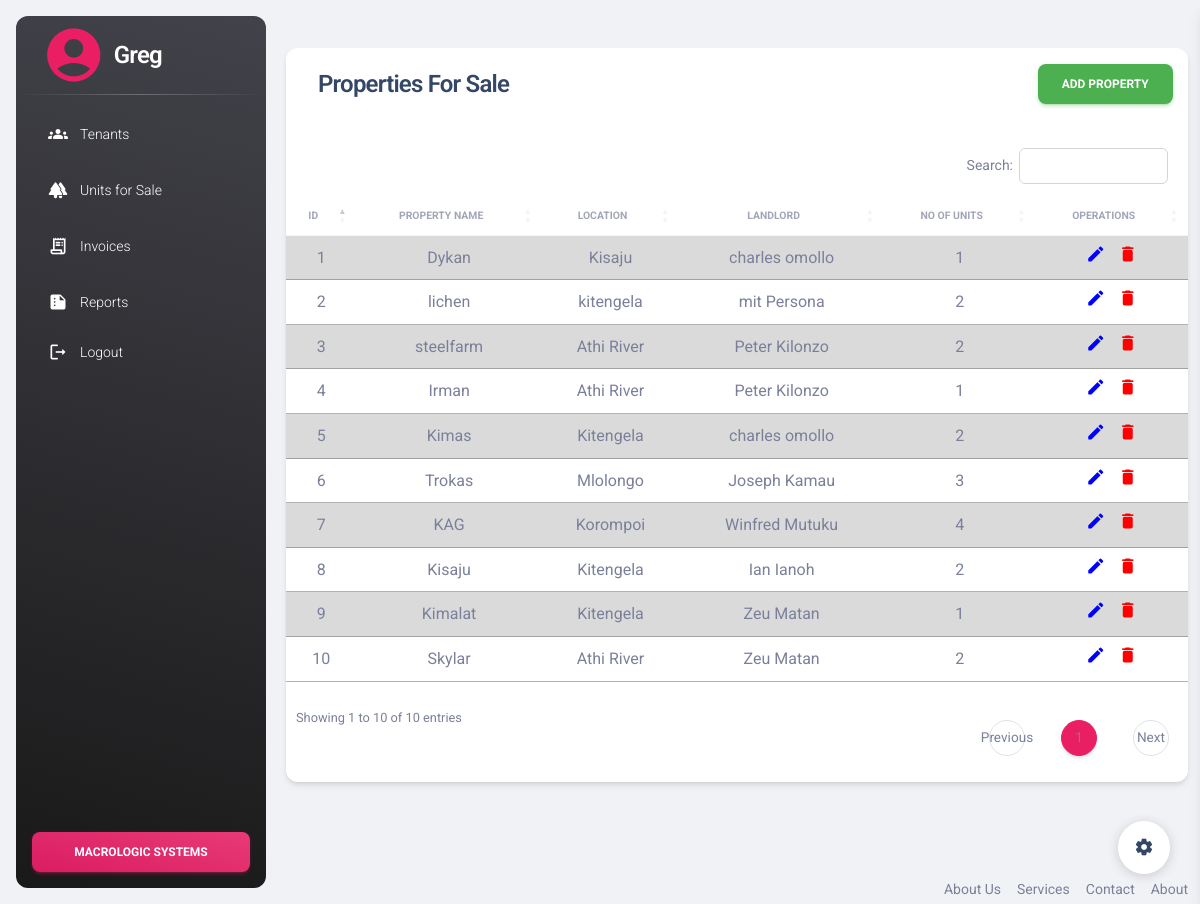
Screenshot of /tables/property_sale_view.php (signed in) with the database file from the repository.
### tables this page shows
CREATE TABLE `property_sale` (
  `id` int(11) NOT NULL,
  `name` varchar(100) NOT NULL,
  `landlord_id` int(11) NOT NULL,
  `no_of_units` int(11) NOT NULL DEFAULT 1,
  `location` varchar(50) NOT NULL,
  `image` mediumblob DEFAULT NULL
);

CREATE TABLE `landlords` (
  `id` int(11) NOT NULL,
  `name` varchar(50) NOT NULL,
  `phone_number` varchar(50) NOT NULL,
  `email` varchar(20) NOT NULL
);

### tables/property_sale_view.php (the view, shortened to what this page needs)
<?php include '../includes/header.php'; ?>
<?php include '../config/connect.php'; ?>
<div class="container-fluid py-4">
    <div class="row">
        <div class="col-12">
            <div class="card my-4">
                <div class="d-flex justify-content-between">
                    <div class="row card-header col-md-7 p-0 mx-3 z-index-2 mt-3" style="height: 25px;">
                        <div class="pt-1 pb-1">
                            <h4 class="row text-capitalize ps-3">Properties For Sale</h4>
                        </div>
                    </div>
                    <div class="col-md-2 pt-3">
                        <div>
                            <button type="button" class="btn btn-success" data-bs-toggle="modal" data-bs-target="#propertySaleModal">
                                Add Property
                            </button>
                        </div>
                    </div>
                </div>
                <div class="card-body px-0 pb-2">
                    <div class="row d-flex justify-content-between align-items-center ms-2 me-2">
                    </div>
                    <div class="table-responsive p-0">
                        <table class="table table-striped table-hover align-items-center mb-0" id="propertySaleView">
                            <thead>
                                <tr>
                                    <th class="text-center text-uppercase text-secondary text-xxs font-weight-bolder opacity-7">id</th>
                                    <th class="text-center text-uppercase text-secondary text-xxs font-weight-bolder opacity-7">property name</th>
                                    <th class="text-center text-uppercase text-secondary text-xxs font-weight-bolder opacity-7">location</th>
                                    <th class="text-center text-uppercase text-secondary text-xxs font-weight-bolder opacity-7">landlord</th>
                                    <th class="text-center text-uppercase text-secondary text-xxs font-weight-bolder opacity-7">no of units</th>
                                    <th class="text-center text-uppercase text-secondary text-xxs font-weight-bolder opacity-7">Operations</th>
                                </tr>
                            </thead>
                            <tbody>
                                <?php
                                $sql = "SELECT property_sale.id AS property_id, property_sale.name AS property_name, property_sale.location, landlords.name AS landlord_name, property_sale.no_of_units AS number_of_units
                          FROM property_sale
                          JOIN landlords ON property_sale.landlord_id = landlords.id";
                                $result = $con->query($sql);
                                if ($result->num_rows > 0) {
                                    while ($row = $result->fetch_assoc()) {
                                        echo '<tr>
                                  <td scope="row" class="text-center">' . $row["property_id"] . '</td>
                                  <td class="text-center">' . $row["property_name"] . '</td>
                                  <td class="text-center">' . $row["location"] . '</td>
                                  <td class="text-center">' . $row["landlord_name"] . '</td>
                                  <td class="text-center">' . $row["number_of_units"] . '</td>
                                  <td class="text-center"><a style="color: blue; class="me-2"><i class="material-icons opacity-10">edit</i></a>
                                  <a style="color: red;" class="ms-2" name="delete_property" href="../config/dbcon.php?deleteid=' . $row["property_id"] . '"><i class="material-icons opacity-10">delete</i></a></td>
                                </tr>';
                                    }
                                } else {
                                    echo '<tr><td colspan="8" class="text-center"><h4>No properties found</h4></td></tr>';
                                }
                                ?>
                            </tbody>
                        </table>
                    </div>
                </div>
            </div>
        </div>
    </div>
</div>
<?php include('../includes/footer.php') ?>
<div class="fixed-plugin">
    <a class="fixed-plugin-button text-dark position-fixed px-3 py-2">
        <i class="material-icons py-2">settings</i>
    </a>
</div>
</body>
</html>

### rows the page displays
property_sale: id "1", name "Dykan", location "Kisaju", landlord.name "charles omollo", no_of_units "1"
property_sale: id "2", name "lichen", location "kitengela", landlord.name "mit Persona", no_of_units "2"
property_sale: id "3", name "steelfarm", location "Athi River", landlord.name "Peter Kilonzo", no_of_units "2"
property_sale: id "4", name "Irman", location "Athi River", landlord.name "Peter Kilonzo", no_of_units "1"
property_sale: id "5", name "Kimas", location "Kitengela", landlord.name "charles omollo", no_of_units "2"
property_sale: id "6", name "Trokas", location "Mlolongo", landlord.name "Joseph Kamau", no_of_units "3"
property_sale: id "7", name "KAG", location "Korompoi", landlord.name "Winfred Mutuku", no_of_units "4"
property_sale: id "8", name "Kisaju", location "Kitengela", landlord.name "Ian Ianoh", no_of_units "2"
property_sale: id "9", name "Kimalat", location "Kitengela", landlord.name "Zeu Matan", no_of_units "1"
property_sale: id "10", name "Skylar", location "Athi River", landlord.name "Zeu Matan", no_of_units "2"

### other values shown
$username "Greg"
